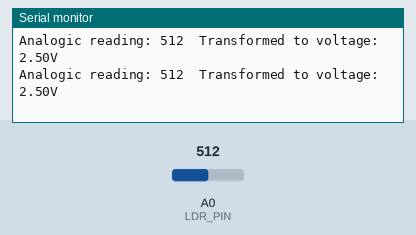
Simulated run of this sketch. Board: Arduino Uno, built with avr-gcc and run on an emulated ATmega328P. Shown: the last lines printed to the serial monitor. The inputs (shaded band) are chosen by the test bench; at power-on: A0 (LDR_PIN) = 512.

Above: at 1.8 s.
1.9 s: A0 (LDR_PIN) set to 716
At 2.8 s:
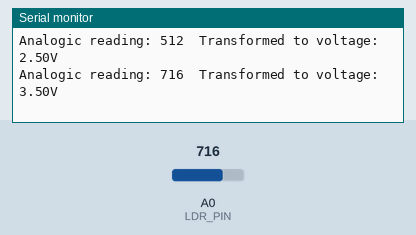
3.4 s: A0 (LDR_PIN) set to 900
At 4.8 s:
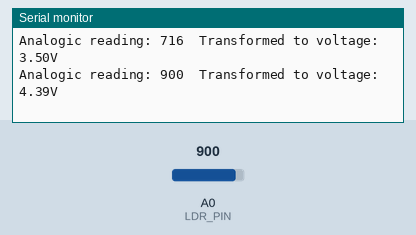
Timing chart, 0 to 6.4 s (numbered marks = the images above; inputs shaded):
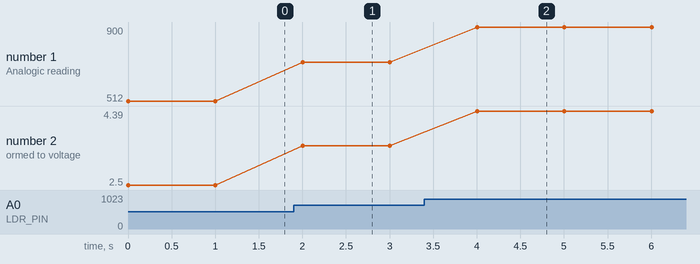

Measured:
- after the input at 1.9 s, the serial monitor: prints a new line after 0.10 s (image 1)
- after the input at 3.4 s, the serial monitor: prints a new line after 0.60 s (image 2)
- plotted number 1: 512 → 716 after the input at 1.9 s, 716 → 900 after the input at 3.4 s
- plotted number 2: 2.5 → 3.5 after the input at 1.9 s, 3.5 → 4.39 after the input at 3.4 s

The sketch:

1_natural_light_measurement.ino
```cpp
// In this project, we will use a LDR, associated with a voltage divider to be able to measure the intensity of ambient light.

// Pin initialization
const int LDR_PIN = A0;

// Constants
const float CONNECTED_VOLTAGE = 5.0;
const float ADC_RESOLUTION = 1024.0; // The analogic conversor is one of 10 bits

// Variables
int reading = 0; // Read value
float voltage = 0.0;

void setup() {
  Serial.begin(9600); // 9600bps

  // Pin configuration
  pinMode(LDR_PIN, INPUT);
}

void loop() {
  reading = analogRead(LDR_PIN);

  Serial.print("Analogic reading: ");
  Serial.print(reading);
  Serial.print("\t");

  voltage = reading * CONNECTED_VOLTAGE / ADC_RESOLUTION;
  Serial.print("Transformed to voltage: ");
  Serial.print(voltage);
  Serial.print("V");

  Serial.println();

  delay(1000);
}
```
